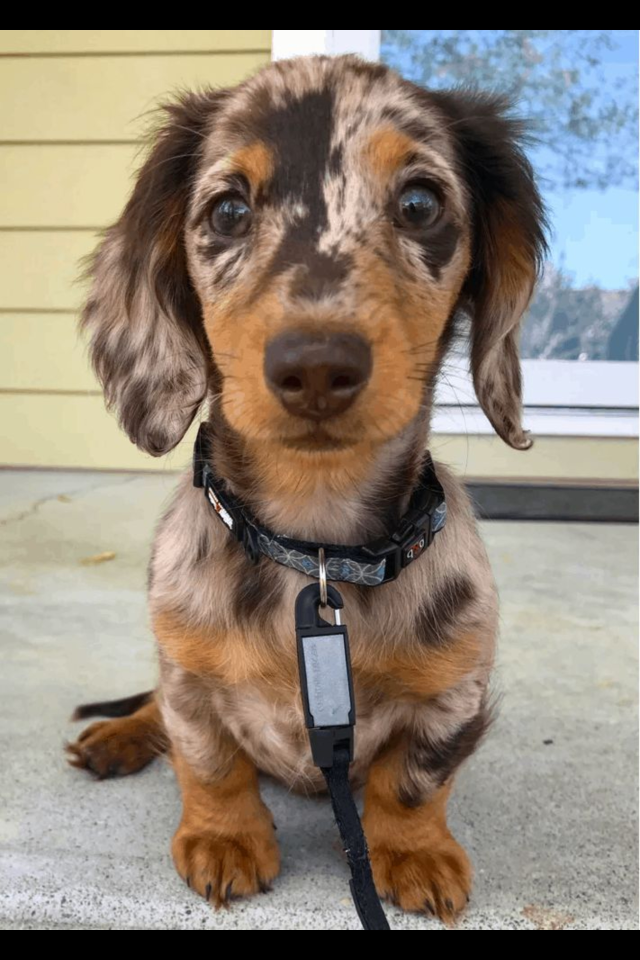
#> input picture IA_Model/Dataset/DogTrue/IsDog (1.1).jpg, 2560 x 3840 px, found by its file name (shown at 1/4 size)
$ python testePreenchimento.py
#> lines starting #> are read from the running program, lines starting #| are printed output that depends on the picture
import cv2
import numpy as np

def redimensionar_e_preencher(image_path, nova_resolucao=(3840, 2560)):
    # Lê a imagem
#> called with image_path = 'Dataset\\ImDog\\IsDog (1.1).jpg', nova_resolucao = (3840, 2560)
    imagem = cv2.imread(image_path)
#> imagem is the input picture: shape (3840, 2560, 3); mean B, G, R 117.5, 129.9, 141

    # Obtém a resolução atual da imagem
    altura, largura = imagem.shape[:2]
#> altura = 3840; largura = 2560

    # Calcula as diferenças em altura e largura
    diferenca_altura = nova_resolucao[0] - altura
#> diferenca_altura = 0
    diferenca_largura = nova_resolucao[1] - largura
#> diferenca_largura = 0

    # Calcula a quantidade de pixels para adicionar em cada lado da imagem
    topo = diferenca_altura // 2
#> topo = 0
    inferior = diferenca_altura - topo
#> inferior = 0
    esquerda = diferenca_largura // 2
#> esquerda = 0
    direita = diferenca_largura - esquerda
#> direita = 0

    # Adiciona bordas pretas à imagem
    imagem_redimensionada = cv2.copyMakeBorder(imagem, topo, inferior, esquerda, direita, cv2.BORDER_CONSTANT, value=[0, 0, 0])

    # Redimensiona a imagem para a resolução desejada
    imagem_redimensionada = cv2.resize(imagem_redimensionada, nova_resolucao)
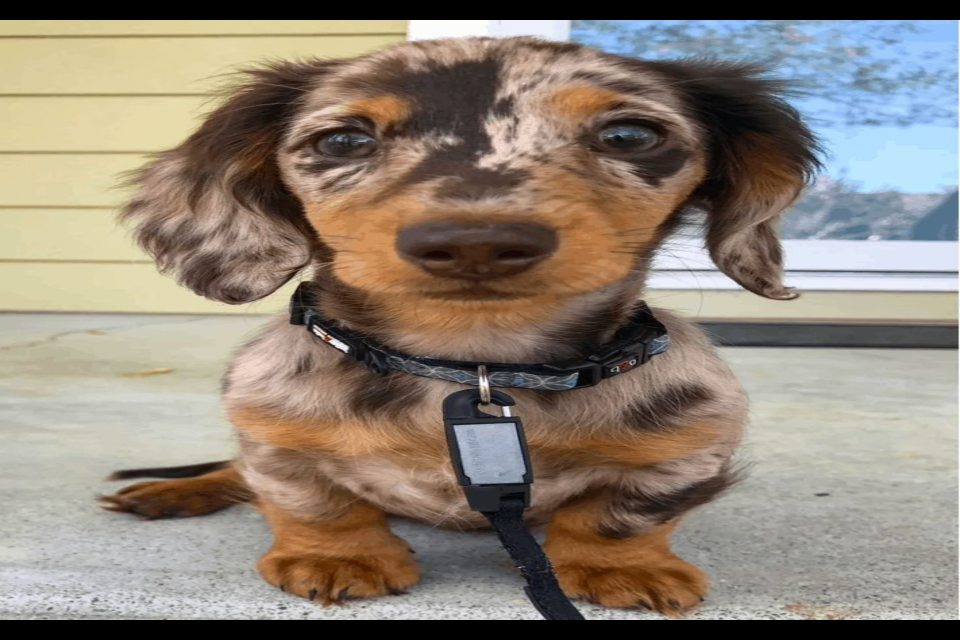
#> imagem_redimensionada: shape (2560, 3840, 3) (shown at 1/4 size); mean B, G, R 117.5, 129.9, 140.9

    return imagem_redimensionada

# Exemplo de uso
imagem_path = 'Dataset\ImDog\IsDog (1.1).jpg'
nova_imagem = redimensionar_e_preencher(imagem_path)

# Exibir a imagem original e a imagem redimensionada
cv2.imshow('Imagem Original', cv2.imread(imagem_path))
cv2.imshow('Imagem Redimensionada e Preenchida', nova_imagem)
cv2.waitKey(0)
cv2.destroyAllWindows()

$ run again, with IA_Model/Dataset/DogTrue/IsDog (10).jpg copied over IA_Model/Dataset/DogTrue/IsDog (1.1).jpg
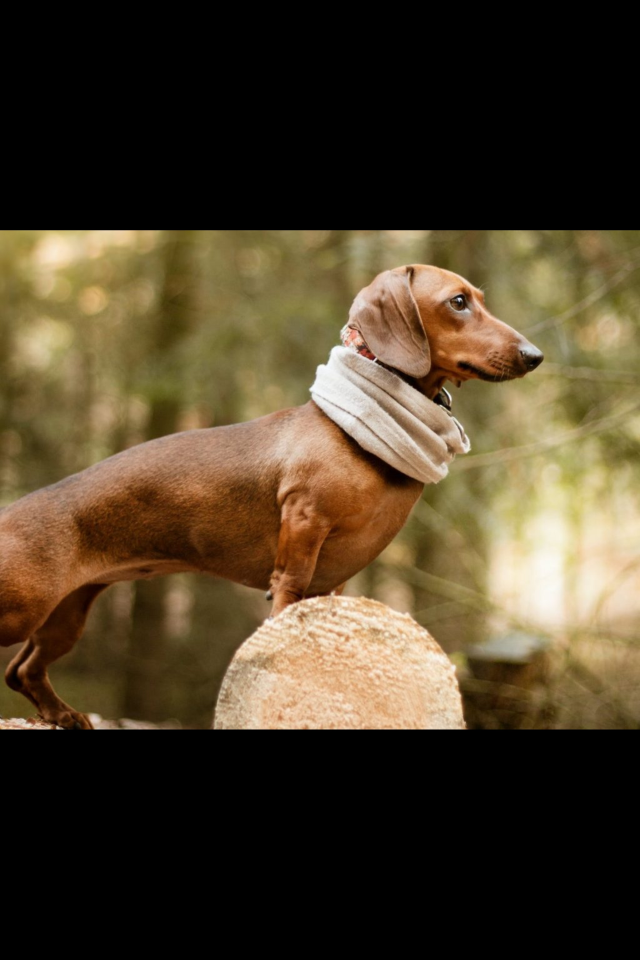
#> input picture IA_Model/Dataset/DogTrue/IsDog (10).jpg, 2560 x 3840 px, found by its file name (shown at 1/4 size)
#> in redimensionar_e_preencher, imagem is the input picture: shape (3840, 2560, 3); mean B, G, R 41.6, 62.9, 76.5
#> in redimensionar_e_preencher, `imagem_redimensionada = cv2.resize(imagem_redimensionada, nova_resoluc..`:
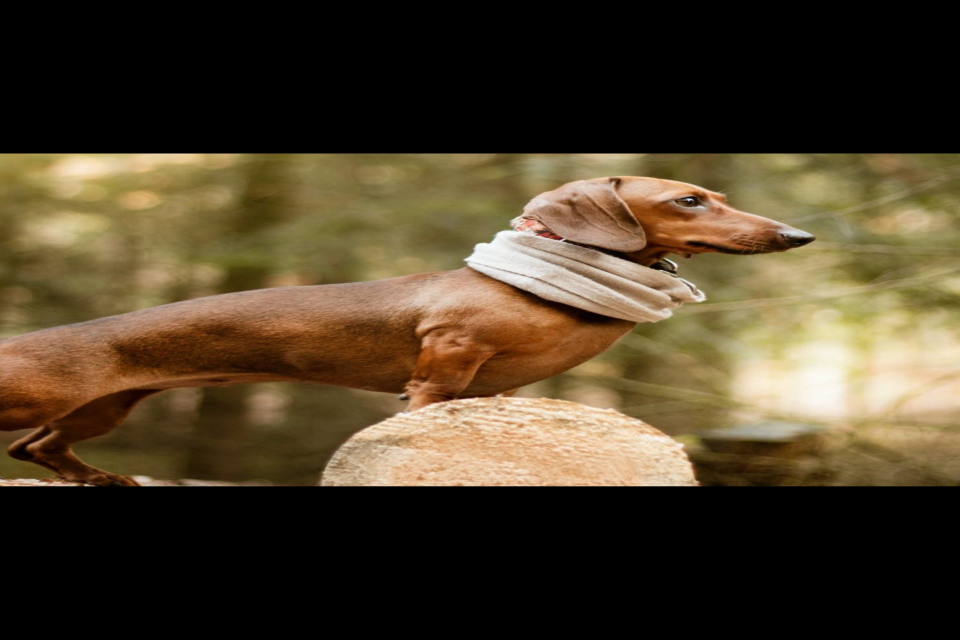
#> imagem_redimensionada: shape (2560, 3840, 3) (shown at 1/4 size); mean B, G, R 41.6, 62.9, 76.5

$ run again, with IA_Model/Dataset/DogTrue/IsDog (12).jpg copied over IA_Model/Dataset/DogTrue/IsDog (1.1).jpg
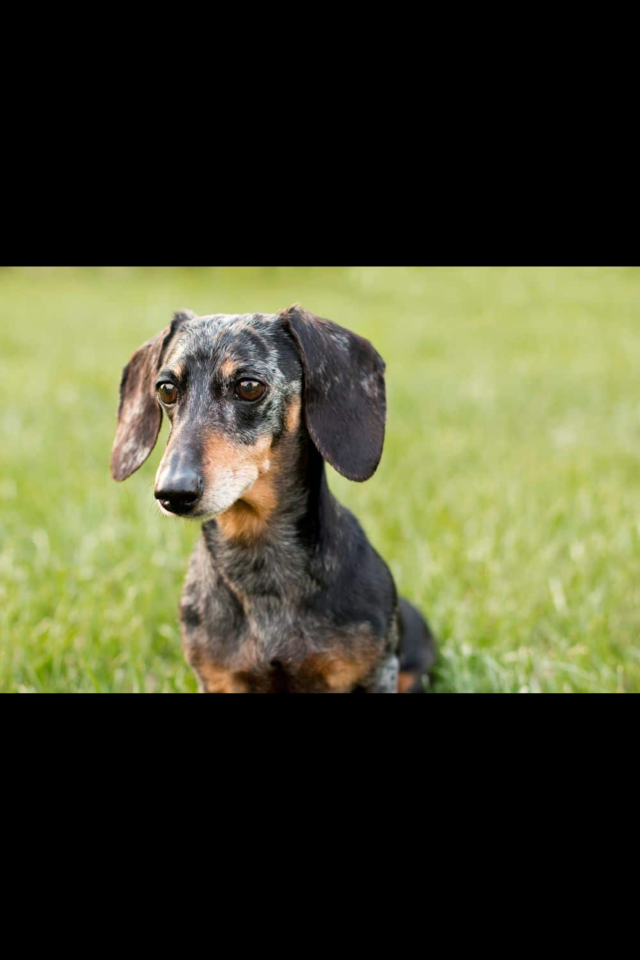
#> input picture IA_Model/Dataset/DogTrue/IsDog (12).jpg, 2560 x 3840 px, found by its file name (shown at 1/4 size)
#> in redimensionar_e_preencher, imagem is the input picture: shape (3840, 2560, 3); mean B, G, R 45.8, 71.5, 69.8
#> in redimensionar_e_preencher, `imagem_redimensionada = cv2.resize(imagem_redimensionada, nova_resoluc..`:
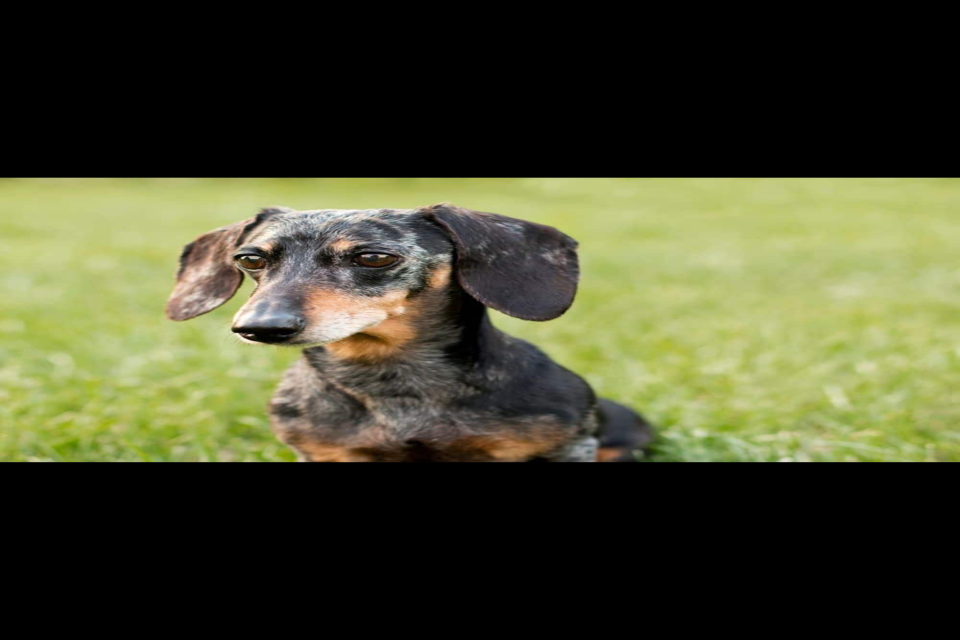
#> imagem_redimensionada: shape (2560, 3840, 3) (shown at 1/4 size); mean B, G, R 45.7, 71.5, 69.7
